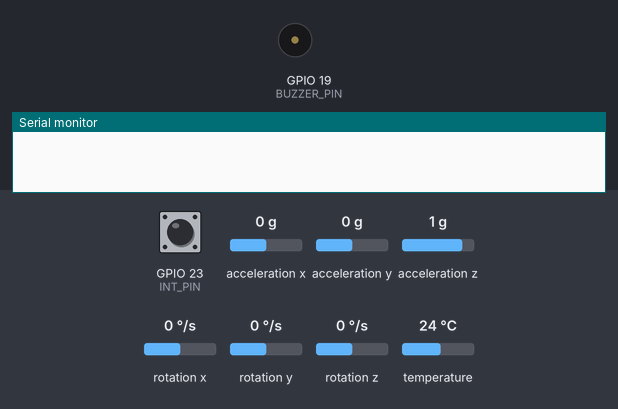
Bench run of a sketch on a simulated ESP32. On the bench: buzzer (waves = sounding, pin HIGH), the last lines printed to the serial monitor. Inputs (shaded band) come from the test bench; at power-on: GPIO 23 (INT_PIN) HIGH, acceleration x 0 g, acceleration y 0 g, acceleration z 1 g, rotation x 0 °/s, rotation y 0 °/s, rotation z 0 °/s, temperature 24 °C. EEPROM starts erased; nothing arrives over Bluetooth unless stated.

Above: at 1.2 s.
1.3 s: GPIO 23 (INT_PIN) pulled LOW for 0.15 s
At 2.2 s:
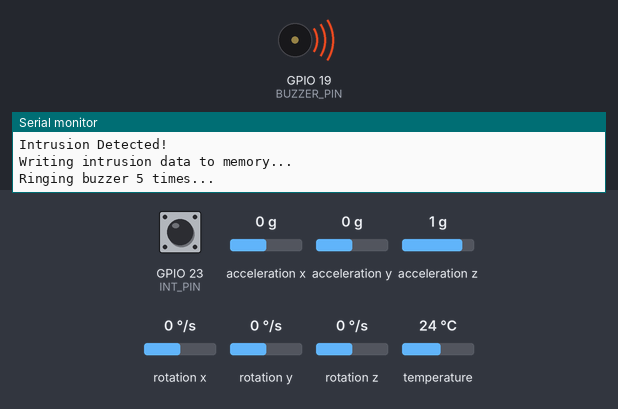
At 6.8 s:
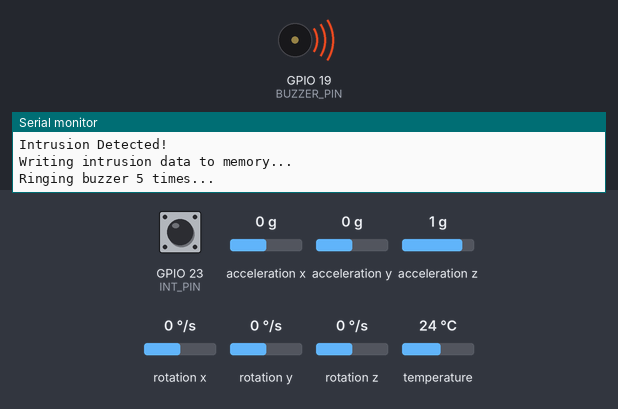
Timing chart, 0 to 8.3 s (numbered marks = the images above; inputs shaded):
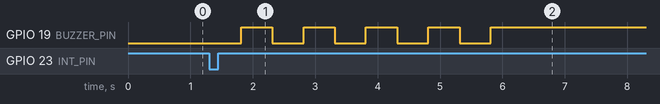

The sketch:

intruder_detection.ino
```cpp
#include "BluetoothSerial.h"
#include <Adafruit_MPU6050.h>
#include <Adafruit_Sensor.h>
#include <Preferences.h>
#include "auth_list.h"

#if !defined(CONFIG_BT_ENABLED) || !defined(CONFIG_BLUEDROID_ENABLED)
#error Bluetooth is not enabled! Please run `make menuconfig` to and enable it
#endif

#if !defined(CONFIG_BT_SPP_ENABLED)
#error Serial Bluetooth not available or not enabled. It is only available for the ESP32 chip.
#endif


#define MPU_DETECT_THRESHOLD 1
#define MPU_DETECT_DURATION 500

#define BT_NAME "My Bike"
#define INT_PIN 23
#define BUZZER_PIN 19
// NVMEM references tag
#define PREF_NAMESPACE "intrusion"
#define PREF_TIMESTAMP "timestamp"

BluetoothSerial BikeBT;
Preferences prefs;
Adafruit_MPU6050 mpu;

// BT conn status
bool deviceConnected = false;
bool deviceAuthenticated = false;

// Parameters received for processing
sensors_event_t a, g, t;
char allData[64];
volatile bool intrusion = false;
//float engineTemp;

// Prototypes
uint8_t init_mpu_motion(uint16_t detectTresh, uint16_t detectDuration);
uint8_t detect_intrusion_sw(uint32_t timestampVal);
void write_str_bt(BluetoothSerial *bt_device, char *strToWrite);
void ring_buzzer();
void write_timestamp_nvmem();
uint32_t read_timestamp_nvmem();

/* BT callback function to check conn & disconn */
void callback(esp_spp_cb_event_t event, esp_spp_cb_param_t *param) {
  if(event == ESP_SPP_SRV_OPEN_EVT){
    uint8_t count;
    deviceConnected = true;
    Serial.println("Device Connected.");
    // Authenticate device
    for (count = 0; count < 6; count++) {
      if (param->srv_open.rem_bda[count] == master_dev_id[count]) {
        deviceAuthenticated = true;
      }
      else {
        deviceAuthenticated = false;
        break;
      }
    }
  }
  if(event == ESP_SPP_CLOSE_EVT){
    deviceConnected = false;
    Serial.println("Device Disonnected.");
  }
}

/* MPU ISR for intruder event via HW interrupt */
void IRAM_ATTR mpu_isr() {
  if (!deviceConnected || (deviceConnected && !deviceAuthenticated)) {
    Serial.println("Intrusion Detected!");
    Serial.println("Writing intrusion data to memory...");
    write_timestamp_nvmem();
    intrusion = true;
  }
}

void setup() {
  uint8_t ret;

  pinMode(INT_PIN, INPUT_PULLUP); //INT_PIN is set to active low
  pinMode(BUZZER_PIN, OUTPUT);
  digitalWrite(BUZZER_PIN, LOW);

  /* Setup MPU */
  Serial.begin(115200);
  ret = init_mpu_motion(MPU_DETECT_THRESHOLD, MPU_DETECT_DURATION);
  if (ret) {
    Serial.println("MPU Error.");
  }
  attachInterrupt(INT_PIN, mpu_isr, FALLING);  // Attach hw interrupt to INT pin

  /* Setup BT */
  BikeBT.register_callback(callback);
  BikeBT.begin(BT_NAME); //Bluetooth device name
}

void loop() {
  uint8_t ret;
  uint32_t lastTimestampVal;
  char timestampStr[8];
  /* Get new sensor events with the readings */
  mpu.getEvent(&a, &g, &t);

  if (intrusion) {
    Serial.println("Ringing buzzer 5 times...");
    ring_buzzer();
    intrusion = false;
  }

  // detect_intrusion_sw(gyro.timestamp); // If needed to detect int in SW

  // Begin sending data over BT serial
  if (deviceConnected && deviceAuthenticated) {
    sprintf(allData, "%f,%f,%f,%f,%f,%f,%f\n", a.acceleration.x, a.acceleration.y, a.acceleration.z, \
                      g.gyro.x, g.gyro.y, g.gyro.z, t.temperature);

    if (BikeBT.read() == 'i') {
      lastTimestampVal = read_timestamp_nvmem();
      sprintf(timestampStr, "%u\n", lastTimestampVal);
      write_str_bt(&BikeBT, timestampStr);
      delay(1000);
    }

    write_str_bt(&BikeBT, allData);
  }

  delay(20);
}

uint8_t init_mpu_motion(uint16_t detectTresh, uint16_t detectDuration) {
  uint8_t ret = 0;

  /* Setup MPU */
  if (!mpu.begin()) {
    ret = 1;
  }
  //setupt motion detection
  mpu.setHighPassFilter(MPU6050_HIGHPASS_0_63_HZ);
  mpu.setMotionDetectionThreshold(detectTresh);
  mpu.setMotionDetectionDuration(detectDuration);
  mpu.setInterruptPinLatch(false);  // Clear INT pin after 50us
  mpu.setInterruptPinPolarity(true);
  mpu.setMotionInterrupt(true);

  return ret;
}


// Detect intrusion via SW, write to NVMem to store the latest intrusion data with timestamp
/*uint8_t detect_intrusion_sw(uint32_t timestampVal) {
  uint8_t ret = 0;
  if(mpu.getMotionInterruptStatus() && (!deviceConnected)) {
    prefs.putBool(PREF_INTRUSION, true);
    prefs.putUInt(PREF_TIMESTAMP, timestampVal);
    prefs.end();

    for (uint8_t count = 0; count < 5; count++) {
      digitalWrite(BUZZER_PIN, HIGH);
      delay(500);
      digitalWrite(BUZZER_PIN, LOW);
      delay(500);
    }
  }
  return ret;
}
*/

void write_timestamp_nvmem() {
  prefs.begin(PREF_NAMESPACE, false);
  prefs.putUInt(PREF_TIMESTAMP, a.timestamp);
  prefs.end();
}

uint32_t read_timestamp_nvmem() {
  uint32_t timestamp;
  prefs.begin(PREF_NAMESPACE, false);
  timestamp = prefs.getUInt(PREF_TIMESTAMP, 0);
  prefs.end();
  return timestamp;
}

void ring_buzzer() {
  for (uint8_t count = 0; count < 5; count++) {
    digitalWrite(BUZZER_PIN, LOW);
    delay(500);
    digitalWrite(BUZZER_PIN, HIGH);
    delay(500);
  }
}

void write_str_bt(BluetoothSerial *bt_device, char *strToWrite) {
  uint16_t strSize = strlen(strToWrite);

  for (uint16_t count = 0; count < strSize; count++) {
    bt_device->write(strToWrite[count]);
  }
}
```

auth_list.h
```cpp
#ifndef AUTH_LIST_H
#define AUTH_LIST_H
#endif

const uint8_t master_dev_id[] = {0xFF, 0xFF, 0xFF, 0xFF, 0xFF, 0xFF};

// All additional authenticated users
char **auth_user_list = NULL;
```

Measured:
- after the input at 1.3 s, GPIO 19 (BUZZER_PIN): alternates HIGH for 0.50 s and LOW for 0.50 s, 9 changes in all, then stays HIGH, starting after 0.51 s
